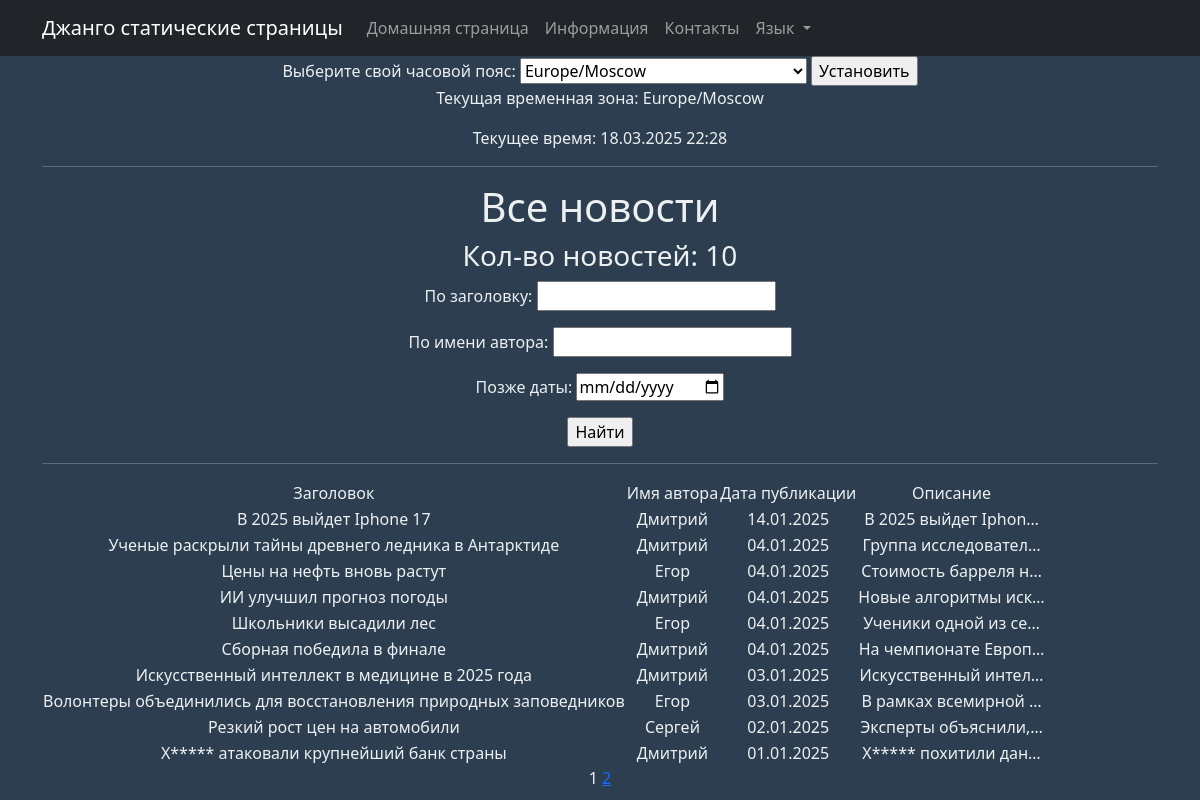
Page /news/search/ on the earlier database version.
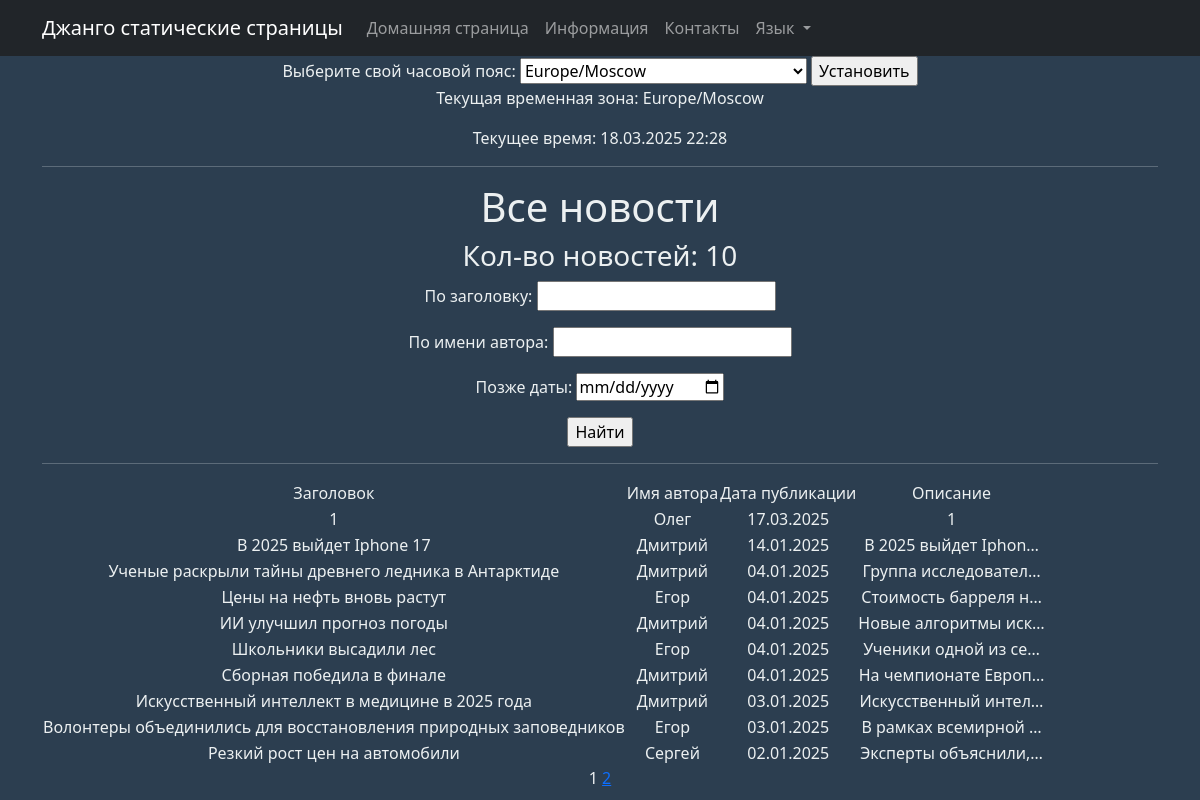
Same page on the later database version.
### models_app/models.py (models this page shows, shortened)
class Post(models.Model):
    ARTICLE = 'AR'
    NEWS = 'NW'
    POST_TYPE_CHOICES = [
        (ARTICLE, 'Article'),
        (NEWS, 'News'),
    ]
    author = models.ForeignKey(Author, on_delete=models.CASCADE, related_name='posts')
    post_type = models.CharField(max_length=2, choices=POST_TYPE_CHOICES, default=ARTICLE)
    created_at = models.DateTimeField(auto_now_add=True)
    categories = models.ManyToManyField(Category, related_name='posts')
    title = models.CharField(max_length=255)
    content = models.TextField()
    rating = models.IntegerField(default=0)

class Author(models.Model):
    user = models.OneToOneField(User, on_delete=models.CASCADE, related_name='author')
    rating = models.IntegerField(default=0)

### models_app/views.py (the view)
# urls.py: path('news/search/', NewsListSearch.as_view(), name='news_search'),
class NewsListSearch(ListView):
    model = Post
    template_name = 'news_list_search.html'
    context_object_name = 'news_list'
    paginate_by = 10
    def get_queryset(self):
        queryset = Post.objects.filter(post_type='NW').order_by('-created_at')
        self.filterset = NewsFilter(self.request.GET, queryset)
        return self.filterset.qs
    def get_context_data(self, **kwargs):
        context = super().get_context_data(**kwargs)
        context['filterset'] = self.filterset
        return context

### models_app/templatetags/custom_filters.py (called while the page is built)
@register.filter()
def censor(string):
    bad_words = ["убийство", "фальсификация", "хакеры"]
    if not isinstance(string, str):
        raise ValueError("Фильтр 'censor' можно применять только к строкам.")
    cleaned_string = ''.join(char for char in string if char.isalnum() or char.isspace()) #очистка строки от спец символов (!,$, и т.д.)
    words = cleaned_string.split()
    for word in words:
        if word.lower() in bad_words:
            censored_word = word[0] + "*" * (len(word) - 1)
            string = string.replace(word, censored_word)
    return string

@register.simple_tag(takes_context=True)
def url_replace(context, **kwargs):
   d = context['request'].GET.copy()
   for k, v in kwargs.items():
       d[k] = v
   return d.urlencode()

### templates/news_list_search.html (shortened to what this page needs)
{% extends 'flatpages/default.html' %}
{% load custom_filters %}
{% block content %}
<h1> Все новости </h1>
<h3> Кол-во новостей: {{ news_list|length }} </h3>
<form method="get">
    {{ filterset.form.as_p }}
    <input type="submit" value="Найти"/>
</form>
<hr>
{% if news_list %}
    <table>
           <tr>
               <td>Заголовок</td>
               <td>Имя автора</td>
               <td>Дата публикации</td>
               <td>Описание</td>
           </tr>
           {% for news in news_list %}
           <tr>
               <td>{{ news.title|censor }}</td>
               <td>{{ news.author.user.first_name }}</td>
               <td>{{ news.created_at|date:'d.m.Y' }}</td>
               <td>{{ news.content|censor|truncatechars:20 }}</td>
           </tr>
           {% endfor %}
       </table>
{% else %}
    <h2> Новостей нет! </h2>
{% endif %}
   {{ page_obj.number }}
   {% if page_obj.has_next %}
       <a href="?{% url_replace page=page_obj.next_page_number %}">{{ page_obj.next_page_number }}</a>
   {% endif %}
{% endblock content %}

Differences in the rows shown:
no longer on this page (row unchanged): Post: title|censor "Х***** атаковали крупнейший банк страны", author.user.first_name "Дмитрий", created_at "01.01.2025", content|censor "Х***** похитили дан…"
added Post: title|censor "1", author.user.first_name "Олег", created_at "17.03.2025", content|censor "1"
